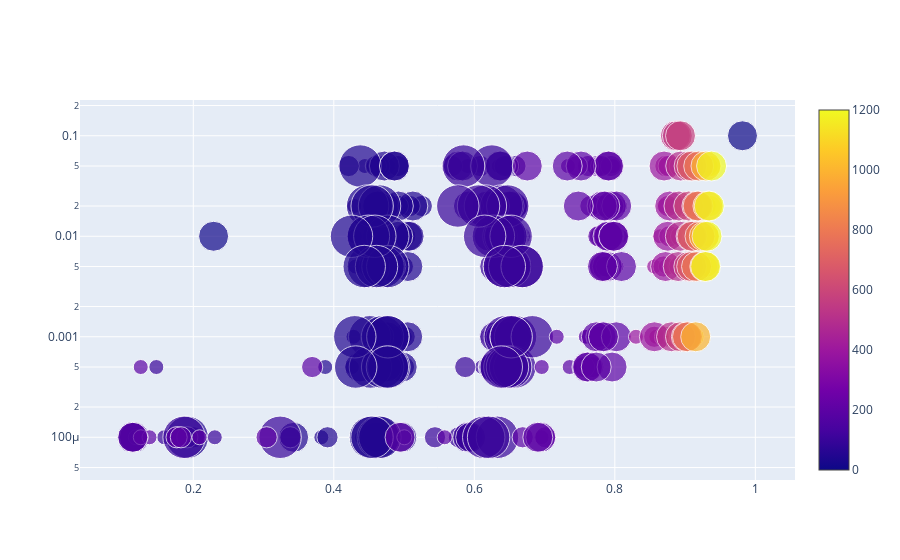

Notebook cell for this chart:
### Code cell
import plotly.graph_objects as go

sizeref = max(df["hidden_dimension"])/(30**2)

fig = go.Figure()

fig.add_trace(go.Scatter(
    y=df["learning_rate"],
    x=df["best_accuracy"],
    mode='markers',
    marker=dict(
        color=df["intrinsic_dimension"], size=df["hidden_dimension"],
        sizemode = 'area', sizeref=sizeref,
        sizemin=2, showscale = True
        ),
))
fig.update_yaxes(type="log")
fig.show()

### Figure 1 — Plotly figure (JSON) as saved in the notebook; plotly's stock layout.template omitted (floating-point values rounded to 4 significant figures; data arrays with more than 128 entries replaced by an {"elided": "..."} marker saying what was removed)
{"data": [{"marker": {"color": {"elided": "516 int values"}, "showscale": true, "size": {"elided": "516 int values"}, "sizemin": 2, "sizemode": "area", "sizeref": 0.4444}, "mode": "markers", "type": "scatter", "x": {"elided": "516 float values"}, "y": {"elided": "516 float values"}}], "layout": {"yaxis": {"type": "log"}}}
